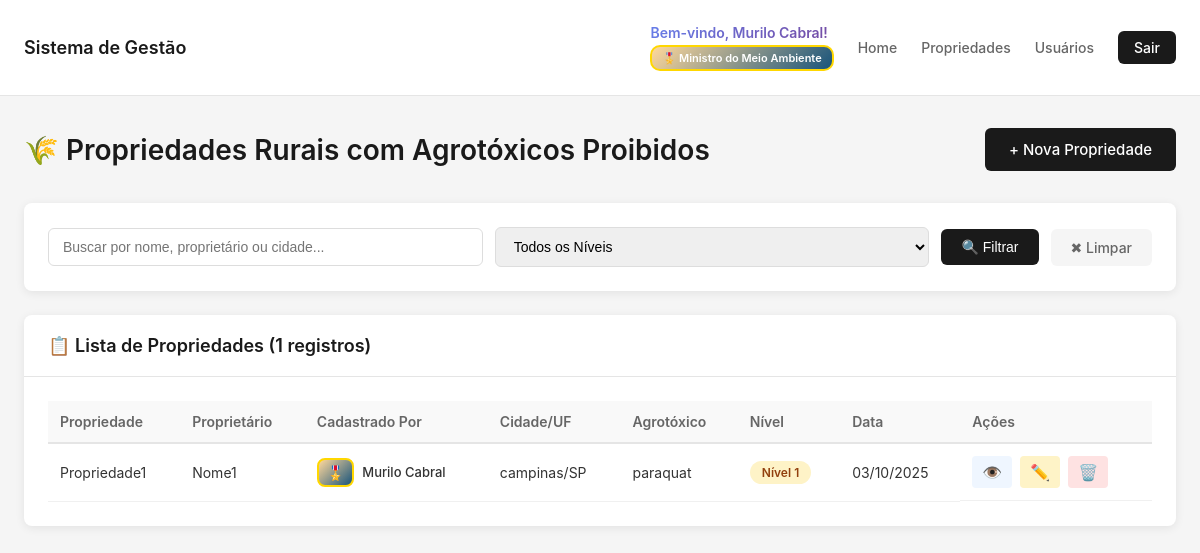
/propriedades/ (signed in), run on the app's committed database.
### core/models.py (models this page shows, shortened)
class PerfilUsuario(models.Model):
    TIPO_PERFIL_CHOICES = [
        ('COMUM', 'Usuário Comum'),
        ('DIRETOR', 'Diretor de Divisões'),
        ('MINISTRO', 'Ministro do Meio Ambiente'),
    ]
    usuario = models.OneToOneField(User, on_delete=models.CASCADE, related_name='perfil')
    tipo_perfil = models.CharField(
        max_length=10,
        choices=TIPO_PERFIL_CHOICES,
        default='COMUM',
        verbose_name="Tipo de Perfil"
    )
    foto = models.ImageField(upload_to='fotos_usuarios/', verbose_name="Foto do Usuário", null=True, blank=True)
    telefone = models.CharField(max_length=20, verbose_name="Telefone", blank=True)
    cpf = models.CharField(max_length=14, verbose_name="CPF", blank=True, unique=True, null=True)
    data_nascimento = models.DateField(verbose_name="Data de Nascimento", null=True, blank=True)
    endereco = models.TextField(verbose_name="Endereço", blank=True)
    bio = models.TextField(verbose_name="Biografia", blank=True, max_length=500)
    data_cadastro = models.DateTimeField(auto_now_add=True, verbose_name="Data de Cadastro")
    data_atualizacao = models.DateTimeField(auto_now=True, verbose_name="Última Atualização")
    def get_tipo_perfil_display_icon(self):
        icons = {
            'COMUM': '👤',
            'DIRETOR': '👔',
            'MINISTRO': '🎖️',
        }
        return icons.get(self.tipo_perfil, '👤')
    class Meta:
        verbose_name = "Perfil de Usuário"
        verbose_name_plural = "Perfis de Usuários"
        ordering = ['-data_cadastro']

class PropriedadeRural(models.Model):
    NIVEL_CHOICES = [
        (1, 'Nível 1 - Baixo Impacto'),
        (2, 'Nível 2 - Médio Impacto'),
        (3, 'Nível 3 - Alto Impacto'),
    ]
    nome_propriedade = models.CharField(max_length=200, verbose_name="Nome da Propriedade")
    proprietario = models.CharField(max_length=200, verbose_name="Nome do Proprietário")
    cpf_cnpj = models.CharField(max_length=18, verbose_name="CPF/CNPJ")
    endereco = models.TextField(verbose_name="Endereço Completo")
    cidade = models.CharField(max_length=100, verbose_name="Cidade")
    estado = models.CharField(max_length=2, verbose_name="Estado (UF)")
    area_hectares = models.DecimalField(
        max_digits=10,
        decimal_places=2,
        validators=[MinValueValidator(0.01)],
        verbose_name="Área em Hectares"
    )
    agrotoxico_utilizado = models.CharField(max_length=200, verbose_name="Agrotóxico Proibido Utilizado")
    nivel_impacto = models.IntegerField(
        choices=NIVEL_CHOICES,
        verbose_name="Nível de Impacto Ambiental"
    )
    descricao_impacto = models.TextField(
        verbose_name="Descrição do Impacto",
        help_text="Descreva os impactos observados nos lençóis freáticos, rios e mares"
    )
    data_identificacao = models.DateField(
        default=timezone.now,
        verbose_name="Data de Identificação"
    )
    latitude = models.DecimalField(
        max_digits=9,
        decimal_places=6,
        null=True,
        blank=True,
        verbose_name="Latitude"
    )
    longitude = models.DecimalField(
        max_digits=9,
        decimal_places=6,
        null=True,
        blank=True,
        verbose_name="Longitude"
    )
    usuario_cadastro = models.ForeignKey(
        User,
        on_delete=models.SET_NULL,
        null=True,
        verbose_name="Cadastrado por"
    )
    data_cadastro = models.DateTimeField(auto_now_add=True, verbose_name="Data de Cadastro")
    data_atualizacao = models.DateTimeField(auto_now=True, verbose_name="Última Atualização")
    ativo = models.BooleanField(default=True, verbose_name="Registro Ativo")
    class Meta:
        verbose_name = "Propriedade Rural"
        verbose_name_plural = "Propriedades Rurais"
        ordering = ['-data_cadastro']

### core/views.py (the view, shortened to what this page needs)
# urls.py: path("propriedades/", views.propriedades_list, name="propriedades_list"),
@login_required
def propriedades_list(request):
    nivel_filtro = request.GET.get('nivel')
    search = request.GET.get('search', '')
    propriedades = PropriedadeRural.objects.filter(ativo=True)
    niveis_permitidos = obter_niveis_visualizacao(request.user)
    propriedades = propriedades.filter(nivel_impacto__in=niveis_permitidos)
    if nivel_filtro:
        propriedades = propriedades.filter(nivel_impacto=nivel_filtro)
    paginator = Paginator(propriedades, 10)
    page_number = request.GET.get('page')
    page_obj = paginator.get_page(page_number)
    context = {
        'page_obj': page_obj,
        'nivel_filtro': nivel_filtro,
        'search': search,
        'pode_criar': pode_criar_propriedades(request.user),
        'niveis_permitidos': niveis_permitidos,
    }
    return render(request, 'core/propriedades_list.html', context)

### core/views.py (called while the page is built, shortened)
def obter_niveis_visualizacao(usuario):
    if not usuario.is_authenticated:
        return []
    if usuario.is_staff or usuario.is_superuser:
        return [1, 2, 3]

def pode_criar_propriedades(usuario):
    if not usuario.is_authenticated:
        return False
    if usuario.is_staff or usuario.is_superuser:
        return True
    if not hasattr(usuario, 'perfil'):
        return False
    return usuario.perfil.tipo_perfil in ['MINISTRO', 'DIRETOR']

### core/templates/core/propriedades_list.html (shortened to what this page needs)
{% extends 'core/base.html' %}
{% load static %}
{% block extra_styles %}
<link rel="stylesheet" href="{% static 'core/css/propriedades.css' %}">
{% endblock %}
{% block content %}
<div class="page-header">
    <h1>🌾 Propriedades Rurais com Agrotóxicos Proibidos</h1>
    {% if pode_criar %}
    <a href="{% url 'propriedade_create' %}" class="btn-primary">
        + Nova Propriedade
    </a>
    {% endif %}
</div>
<div class="filters-container">
    <form method="get" class="filters-form">
        <div class="filter-group">
            <input
                type="text"
                name="search"
                placeholder="Buscar por nome, proprietário ou cidade..."
                value="{{ search }}"
                class="search-input"
            >
        </div>
        <div class="filter-group">
            <select name="nivel" class="filter-select">
                <option value="">Todos os Níveis</option>
            </select>
        </div>
        <button type="submit" class="btn-filter">🔍 Filtrar</button>
        <a href="{% url 'propriedades_list' %}" class="btn-clear">✖ Limpar</a>
    </form>
</div>
{% if page_obj %}
<div class="card">
    <div class="card-header">
        <h3>📋 Lista de Propriedades ({{ page_obj.paginator.count }} registros)</h3>
    </div>
    <div class="card-body">
        <div class="table-responsive">
            <table class="table">
                <thead>
                    <tr>
                        <th>Propriedade</th>
                        <th>Proprietário</th>
                        <th>Cadastrado Por</th>
                        <th>Cidade/UF</th>
                        <th>Agrotóxico</th>
                        <th>Nível</th>
                        <th>Data</th>
                        <th>Ações</th>
                    </tr>
                </thead>
                <tbody>
                    {% for propriedade in page_obj %}
                    <tr>
                        <td>{{ propriedade.nome_propriedade }}</td>
                        <td>{{ propriedade.proprietario }}</td>
                        <td>
                            {% if propriedade.usuario_cadastro %}
                            <div class="user-badges-table">
                                <span class="badge-perfil-table badge-perfil-{{ propriedade.usuario_cadastro.perfil.tipo_perfil|lower }}">
                                    {{ propriedade.usuario_cadastro.perfil.get_tipo_perfil_display_icon }}
                                </span>
                                <span class="username-table">{{ propriedade.usuario_cadastro.get_full_name|default:propriedade.usuario_cadastro.username }}</span>
                            </div>
                            {% else %}
                            <span class="text-muted">N/A</span>
                            {% endif %}
                        </td>
                        <td>{{ propriedade.cidade }}/{{ propriedade.estado }}</td>
                        <td>{{ propriedade.agrotoxico_utilizado }}</td>
                        <td>
                            <span class="badge badge-nivel-{{ propriedade.nivel_impacto }}">
                                Nível {{ propriedade.nivel_impacto }}
                            </span>
                        </td>
                        <td>{{ propriedade.data_identificacao|date:"d/m/Y" }}</td>
                        <td class="action-buttons">
                            <a href="{% url 'propriedade_detail' propriedade.pk %}" class="btn-action btn-view" title="Visualizar">
                                👁️
                            </a>
                            <a href="{% url 'propriedade_update' propriedade.pk %}" class="btn-action btn-edit" title="Editar">
                                ✏️
                            </a>
                            <a href="{% url 'propriedade_delete' propriedade.pk %}" class="btn-action btn-delete" title="Excluir">
                                🗑️
                            </a>
                        </td>
                    </tr>
                    {% endfor %}
                </tbody>
            </table>
        </div>
    </div>
</div>
{% endif %}
{% endblock %}

### core/templates/core/base.html (shortened to what this page needs)
{% load static %}
<!DOCTYPE html>
<html lang="pt-br">
  <head>
    <link rel="stylesheet" href="{% static 'core/css/base.css' %}" />
    {% block extra_styles %}{% endblock %}
  </head>
  <body>
    <nav class="navbar">
      <div class="navbar-container">
        <a class="navbar-brand" href="{% url 'index' %}"
          >Sistema de Gestão</a
        >
        <div class="navbar-nav">
          {% if user.is_authenticated %}
          <div class="user-info-navbar">
            <span class="welcome-message">
              Bem-vindo, {{ user.get_full_name|default:user.username }}!
            </span>
            <span class="badge-perfil-nav badge-perfil-{{ user.perfil.tipo_perfil|lower }}">
              {{ user.perfil.get_tipo_perfil_display_icon }} {{ user.perfil.get_tipo_perfil_display }}
            </span>
          </div>
          <a class="nav-link" href="{% url 'index' %}">Home</a>
          <a class="nav-link" href="{% url 'propriedades_list' %}"
            >Propriedades</a
          >
          <a class="nav-link" href="{% url 'usuarios_list' %}">Usuários</a>
          <a class="btn-logout" href="{% url 'logout' %}">Sair</a>
          {% else %}
          <a class="btn-login" href="{% url 'login' %}">Entrar</a>
          {% endif %}
        </div>
      </div>
    </nav>
    <main class="container">
       {% block content %}{% endblock %}
    </main>
  </body>
</html>

### core/static/core/css/base.css (style rules this page uses)
* { margin: 0; padding: 0; box-sizing: border-box; }
body { font-family: -apple-system, BlinkMacSystemFont, "Segoe UI", Roboto, "Helvetica Neue", Arial, sans-serif; background-color: #f5f5f5; min-height: 100vh; }
.navbar { background-color: white; border-bottom: 1px solid #e5e5e5; padding: 16px 0; }
.navbar-container { max-width: 1200px; margin: 0 auto; padding: 0 24px; display: flex; justify-content: space-between; align-items: center; }
.navbar-brand { font-size: 18px; font-weight: 600; color: #1a1a1a; text-decoration: none; }
.navbar-nav { display: flex; gap: 24px; align-items: center; }
.user-info-navbar { display: flex; flex-direction: column; gap: 4px; padding: 8px 0; }
.welcome-message { color: #1a1a1a; font-size: 14px; font-weight: 600; background: linear-gradient(135deg, #667eea 0%, #764ba2 100%); background-clip: text; -webkit-background-clip: text; -webkit-text-fill-color: transparent; white-space: nowrap; }
.badge-perfil-nav { display: inline-block; padding: 4px 10px; border-radius: 10px; font-size: 11px; font-weight: 600; white-space: nowrap; align-self: flex-start; }
.badge-perfil-ministro { background: #fef3c7; color: #92400e; border: 2px solid #f59e0b; }
.nav-link { color: #666; text-decoration: none; font-size: 14px; font-weight: 500; transition: color 0.2s ease; }
.btn-logout { background: #1a1a1a; color: white; border: none; padding: 8px 16px; border-radius: 6px; font-size: 14px; font-weight: 500; cursor: pointer; text-decoration: none; display: inline-block; transition: background-color 0.2s ease; }
.container { max-width: 1200px; margin: 32px auto; padding: 0 24px; }

### core/static/core/css/propriedades.css (style rules this page uses)
.page-header { display: flex; justify-content: space-between; align-items: center; margin-bottom: 32px; }
.page-header h1 { font-size: 28px; font-weight: 600; color: #1a1a1a; }
.filters-container { background: white; border-radius: 8px; padding: 24px; margin-bottom: 24px; box-shadow: 0 2px 10px rgba(0, 0, 0, 0.08); }
.filters-form { display: flex; gap: 12px; flex-wrap: wrap; align-items: center; }
.filter-group { flex: 1; min-width: 200px; }
.search-input, .filter-select { width: 100%; padding: 10px 14px; border: 1px solid #ddd; border-radius: 6px; font-size: 14px; transition: border-color 0.2s ease; }
.btn-filter, .btn-clear { padding: 10px 20px; border: none; border-radius: 6px; font-size: 14px; font-weight: 500; cursor: pointer; transition: all 0.2s ease; text-decoration: none; display: inline-block; }
.btn-filter { background: #1a1a1a; color: white; }
.btn-clear { background: #f5f5f5; color: #666; }
.card { background: white; border-radius: 8px; box-shadow: 0 2px 10px rgba(0, 0, 0, 0.08); overflow: hidden; }
.card-header { padding: 20px 24px; border-bottom: 1px solid #e5e5e5; }
.card-header h3 { font-size: 18px; font-weight: 600; color: #1a1a1a; }
.card-body { padding: 24px; }
.table-responsive { overflow-x: auto; }
.table { width: 100%; border-collapse: collapse; }
.table thead th { background: #f9f9f9; padding: 12px; text-align: left; font-size: 14px; font-weight: 600; color: #666; border-bottom: 2px solid #e5e5e5; }
.table tbody td { padding: 12px; border-bottom: 1px solid #f0f0f0; font-size: 14px; color: #333; }
.badge { display: inline-block; padding: 4px 12px; border-radius: 12px; font-size: 12px; font-weight: 600; text-align: center; }
.badge-nivel-1 { background-color: #fef3c7; color: #92400e; }
.action-buttons { display: flex; gap: 8px; }
.btn-action { padding: 6px 10px; border-radius: 4px; text-decoration: none; font-size: 16px; transition: all 0.2s ease; cursor: pointer; }
.btn-view { background: #eff6ff; }
.btn-edit { background: #fef3c7; }
.btn-delete { background: #fee2e2; }
.btn-primary, .btn-secondary, .btn-danger { padding: 12px 24px; border: none; border-radius: 6px; font-size: 15px; font-weight: 500; cursor: pointer; text-decoration: none; display: inline-block; transition: all 0.2s ease; }
.btn-primary { background: #1a1a1a; color: white; }
.user-badges-table { display: flex; align-items: center; gap: 8px; }
.badge-perfil-table { padding: 4px 8px; border-radius: 8px; font-size: 14px; display: inline-block; }
.badge-perfil-ministro { background: linear-gradient(135deg, #ffd89b 0%, #19547b 100%); color: white; border: 2px solid #ffd700; }
.username-table { font-size: 13px; color: #333; font-weight: 500; }

### data on the page
PropriedadeRural: nome_propriedade "Propriedade1", proprietario "Nome1", usuario_cadastro.perfil.get_tipo_perfil_display_icon "🎖️", usuario_cadastro.get_full_name "Murilo Cabral", cidade "campinas", estado "SP", agrotoxico_utilizado "paraquat", nivel_impacto "1", data_identificacao "03/10/2025"

### other printed values
{{ user.get_full_name|default:user.username }} "Murilo Cabral"
{{ user.perfil.get_tipo_perfil_display_icon }} "🎖️"
{{ user.perfil.get_tipo_perfil_display }} "Ministro do Meio Ambiente"
{{ page_obj.paginator.count }} "1"
